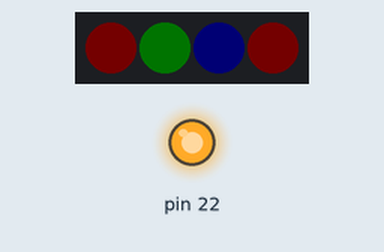
This sketch was run on a simulated Arduino Mega 2560, built with avr-gcc and run on an emulated ATmega2560. Parts: 4 RGB LEDs in strip order, left to right, output pins drawn as LEDs (lit = HIGH). Dim RGB values are drawn brighter than linear.

Above: at 0.15 s.
At 39.75 s:
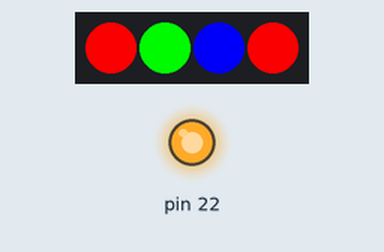
Timing chart, 0 to 40.0 s (numbered marks = the images above):
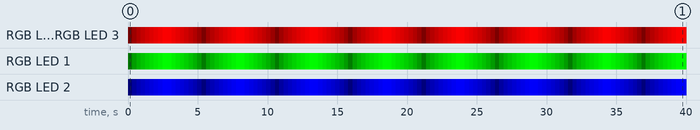

The sketch:

fade_rgb.ino
```cpp
/*
 * light_ws2812 example
 * Fade LEDs in R, G, B order; demonstrate functions for changing color order.
 *
 * Created: September 6, 2014
 * Author: Windell Oskay (www.evilmadscientist.com)
 */

#include <WS2812.h>1

#define outputPin 21 // Digital output pin (default: 7)
#define LEDCount 4   // Number of LEDs to drive (default: 9)


WS2812 LED(LEDCount);
cRGB value;

byte intensity;
byte sign;

void setup() {
  pinMode(22, OUTPUT);
  digitalWrite(22, HIGH);
  LED.setOutput(outputPin); //

  /* You may uncomment one of the following three lines to switch
  to a different data transmission sequence for your addressable LEDs.
  (These functions can be used at any point in your program as needed.)   */

  LED.setColorOrderRGB();  // Uncomment for RGB color order
  //LED.setColorOrderBRG();  // Uncomment for BRG color order
  //LED.setColorOrderGRB();  // Uncomment for GRB color order (Default; will be used if none other is defined.)

  intensity = 0;
  sign = 1;
}

void loop() {
  int i = 0;
  if (sign) {
    intensity++;
    if (intensity == 255)
      sign = 0;
  }
  else {
    intensity--;
    if (intensity == 0)
      sign = 1;
  }

  while (i < LEDCount) {
    if ((i % 3) == 0) {  // First LED, and every third after that
      value.b = 0;
      value.g = 0;
      value.r = intensity; // RGB Value -> Red Only
      LED.set_crgb_at(i, value); // Set value at LED found at index 0
    }
    else if ((i % 3) == 1) { // Second LED, and every third after that
      value.b = 0;
      value.g = intensity;
      value.r = 0; // RGB Value -> Green Only
      LED.set_crgb_at(i, value); // Set value at LED found at index 0
    }
    else  { // Third LED, and every third after that
      value.b = intensity;
      value.g = 0;
      value.r = 0; // RGB Value -> Blue Only
      LED.set_crgb_at(i, value); // Set value at LED found at index 0
    }
    i++;
  }

  LED.sync(); // Sends the data to the LEDs
  delay(10); // Wait (ms)
}
```

Measured:
- by itself, RGB LED 1: off → RGB(0, 1, 0) at 0.00 s, → RGB(0, 30, 0) 0.31 s later, → RGB(0, 60, 0) 0.31 s later, → RGB(0, 90, 0) 0.31 s later, … (130 changes in this stretch)
- by itself, RGB LED 2: off → RGB(0, 0, 1) at 0.00 s, → RGB(0, 0, 30) 0.31 s later, → RGB(0, 0, 60) 0.31 s later, → RGB(0, 0, 90) 0.31 s later, … (130 changes in this stretch)
